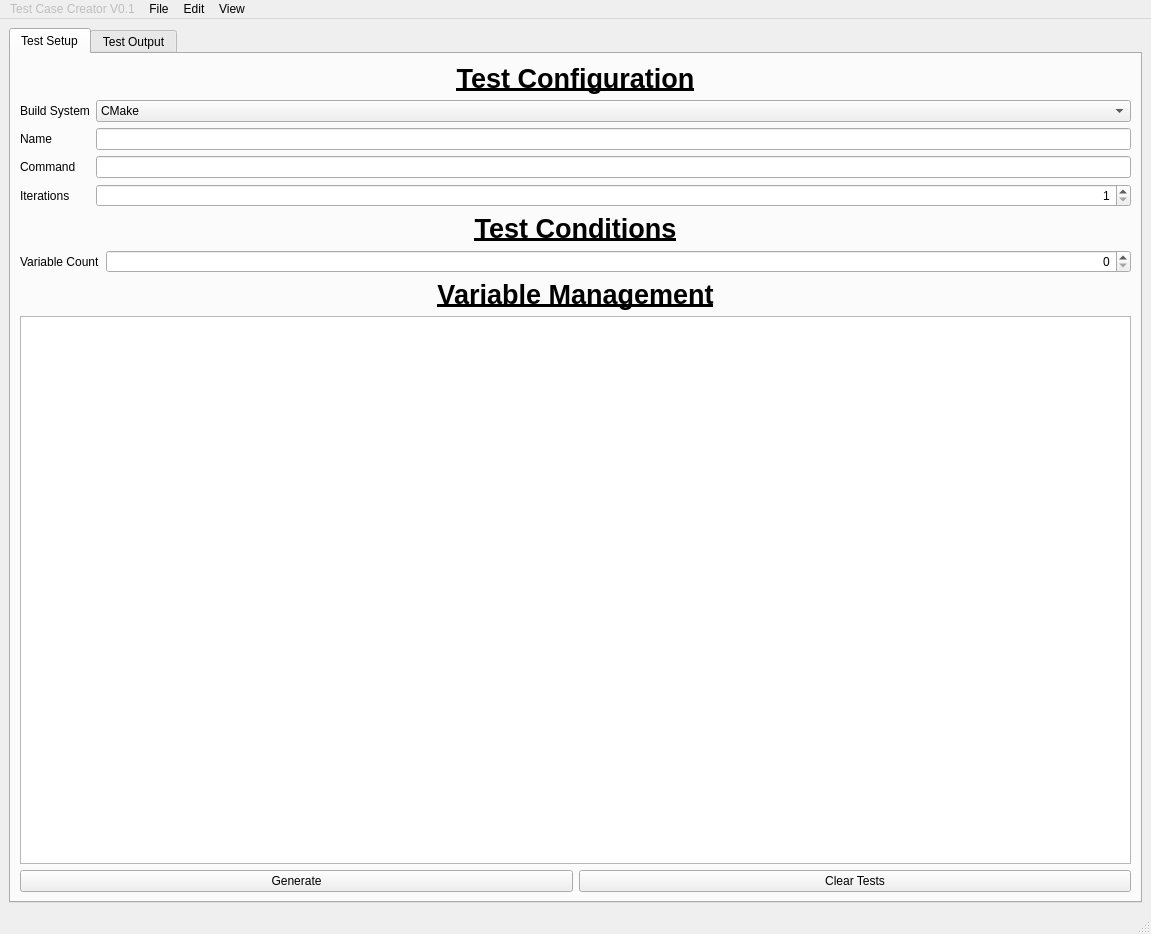
<?xml version="1.0" encoding="UTF-8"?>
<ui version="4.0">
 <class>MainWindow</class>
 <widget class="QMainWindow" name="MainWindow">
  <property name="geometry">
   <rect>
    <x>0</x>
    <y>0</y>
    <width>1151</width>
    <height>934</height>
   </rect>
  </property>
  <property name="windowTitle">
   <string>MainWindow</string>
  </property>
  <widget class="QWidget" name="centralwidget">
   <layout class="QGridLayout" name="gridLayout">
    <item row="0" column="0">
     <widget class="QTabWidget" name="menu_tabs">
      <property name="currentIndex">
       <number>0</number>
      </property>
      <widget class="QWidget" name="tab">
       <attribute name="title">
        <string>Test Setup</string>
       </attribute>
       <layout class="QVBoxLayout" name="verticalLayout_3">
        <item>
         <layout class="QVBoxLayout" name="verticalLayout">
          <item>
           <widget class="QLabel" name="configuration_title">
            <property name="font">
             <font>
              <pointsize>20</pointsize>
              <bold>true</bold>
              <underline>true</underline>
             </font>
            </property>
            <property name="text">
             <string>Test Configuration</string>
            </property>
            <property name="alignment">
             <set>Qt::AlignBottom|Qt::AlignHCenter</set>
            </property>
           </widget>
          </item>
          <item>
           <layout class="QFormLayout" name="formLayout">
            <item row="1" column="0">
             <widget class="QLabel" name="name_label">
              <property name="text">
               <string>Name</string>
              </property>
             </widget>
            </item>
            <item row="1" column="1">
             <widget class="QLineEdit" name="name_line"/>
            </item>
            <item row="2" column="0">
             <widget class="QLabel" name="command_label">
              <property name="text">
               <string>Command</string>
              </property>
             </widget>
            </item>
            <item row="2" column="1">
             <widget class="QLineEdit" name="command_line"/>
            </item>
            <item row="0" column="0">
             <widget class="QLabel" name="build_label">
              <property name="text">
               <string>Build System</string>
              </property>
             </widget>
            </item>
            <item row="0" column="1">
             <widget class="QComboBox" name="build_combobox">
              <item>
               <property name="text">
                <string>CMake</string>
               </property>
              </item>
             </widget>
            </item>
            <item row="3" column="0">
             <widget class="QLabel" name="iterations_label">
              <property name="text">
               <string>Iterations</string>
              </property>
             </widget>
            </item>
            <item row="3" column="1">
             <widget class="QSpinBox" name="iterations_spin">
              <property name="layoutDirection">
               <enum>Qt::LeftToRight</enum>
              </property>
              <property name="alignment">
               <set>Qt::AlignRight|Qt::AlignTrailing|Qt::AlignVCenter</set>
              </property>
              <property name="minimum">
               <number>1</number>
              </property>
              <property name="maximum">
               <number>999</number>
              </property>
             </widget>
            </item>
           </layout>
          </item>
         </layout>
        </item>
        <item>
         <layout class="QVBoxLayout" name="verticalLayout_2">
          <item>
           <widget class="QLabel" name="conditions_title">
            <property name="font">
             <font>
              <pointsize>20</pointsize>
              <bold>true</bold>
              <underline>true</underline>
             </font>
            </property>
            <property name="text">
             <string>Test Conditions</string>
            </property>
            <property name="alignment">
             <set>Qt::AlignBottom|Qt::AlignHCenter</set>
            </property>
           </widget>
          </item>
          <item>
           <layout class="QFormLayout" name="formLayout_2">
            <item row="0" column="0">
             <widget class="QLabel" name="variable_label">
              <property name="layoutDirection">
               <enum>Qt::LeftToRight</enum>
              </property>
              <property name="text">
               <string>Variable Count</string>
              </property>
              <property name="alignment">
               <set>Qt::AlignLeading|Qt::AlignLeft|Qt::AlignVCenter</set>
              </property>
             </widget>
            </item>
            <item row="0" column="1">
             <widget class="QSpinBox" name="variable_spin">
              <property name="alignment">
               <set>Qt::AlignRight|Qt::AlignTrailing|Qt::AlignVCenter</set>
              </property>
             </widget>
            </item>
           </layout>
          </item>
         </layout>
        </item>
        <item>
         <layout class="QVBoxLayout" name="verticalLayout_5">
          <item>
           <widget class="QLabel" name="variable_title">
            <property name="font">
             <font>
              <pointsize>20</pointsize>
              <bold>true</bold>
              <underline>true</underline>
             </font>
            </property>
            <property name="text">
             <string>Variable Management</string>
            </property>
            <property name="alignment">
             <set>Qt::AlignCenter</set>
            </property>
           </widget>
          </item>
          <item>
           <widget class="QListWidget" name="listWidget"/>
          </item>
         </layout>
        </item>
        <item>
         <layout class="QHBoxLayout" name="horizontalLayout_2">
          <item>
           <widget class="QPushButton" name="generate_button">
            <property name="text">
             <string>Generate</string>
            </property>
           </widget>
          </item>
          <item>
           <widget class="QPushButton" name="clear_button">
            <property name="text">
             <string>Clear Tests</string>
            </property>
           </widget>
          </item>
         </layout>
        </item>
       </layout>
      </widget>
      <widget class="QWidget" name="tab_2">
       <attribute name="title">
        <string>Test Output</string>
       </attribute>
       <layout class="QVBoxLayout" name="verticalLayout_4">
        <item>
         <widget class="QTextBrowser" name="output_browser">
          <property name="font">
           <font>
            <family>Hack</family>
            <pointsize>8</pointsize>
           </font>
          </property>
         </widget>
        </item>
        <item>
         <widget class="QPushButton" name="copy_button">
          <property name="text">
           <string>Copy to clipboard</string>
          </property>
         </widget>
        </item>
       </layout>
      </widget>
     </widget>
    </item>
   </layout>
  </widget>
  <widget class="QMenuBar" name="menubar">
   <property name="geometry">
    <rect>
     <x>0</x>
     <y>0</y>
     <width>1151</width>
     <height>22</height>
    </rect>
   </property>
   <widget class="QMenu" name="menuTest_Case_Creator">
    <property name="enabled">
     <bool>false</bool>
    </property>
    <property name="title">
     <string>Test Case Creator V0.1</string>
    </property>
   </widget>
   <widget class="QMenu" name="menuFile">
    <property name="title">
     <string>File</string>
    </property>
   </widget>
   <widget class="QMenu" name="menuEdit">
    <property name="title">
     <string>Edit</string>
    </property>
   </widget>
   <widget class="QMenu" name="menuView">
    <property name="title">
     <string>View</string>
    </property>
   </widget>
   <addaction name="menuTest_Case_Creator"/>
   <addaction name="menuFile"/>
   <addaction name="menuEdit"/>
   <addaction name="menuView"/>
  </widget>
  <widget class="QStatusBar" name="statusbar"/>
 </widget>
 <resources/>
 <connections/>
</ui>
